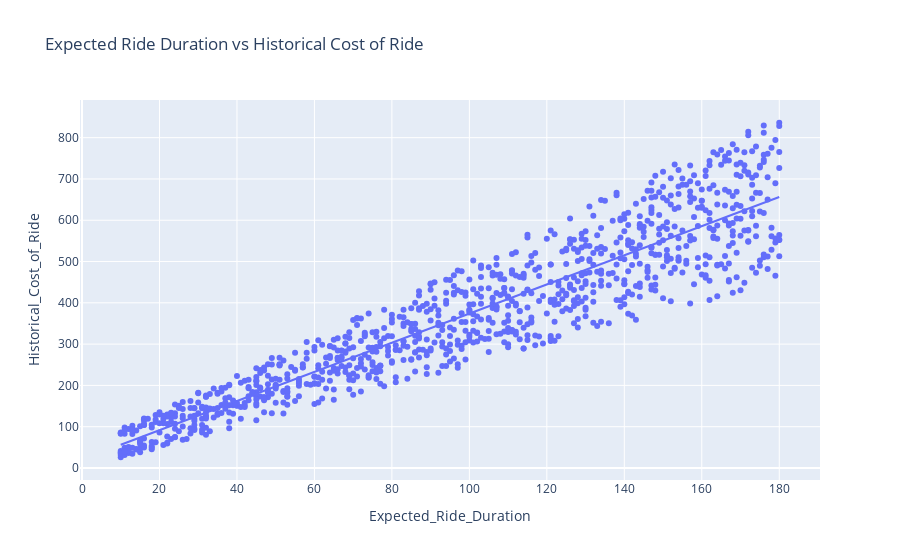

The cell this chart's notebook holds for it:
### Code cell
fig = px.scatter(df, x = 'Expected_Ride_Duration', y= 'Historical_Cost_of_Ride',
                 title='Expected Ride Duration vs Historical Cost of Ride', trendline='ols')

fig.show()

### Figure 1 — Plotly figure (JSON) as saved in the notebook; plotly's stock layout.template omitted (floating-point values rounded to 4 significant figures; data arrays with more than 128 entries replaced by an {"elided": "..."} marker saying what was removed)
{"data": [{"hovertemplate": "Expected_Ride_Duration=%{x}<br>Historical_Cost_of_Ride=%{y}<extra></extra>", "legendgroup": "", "marker": {"color": "#636efa", "symbol": "circle"}, "mode": "markers", "name": "", "orientation": "v", "showlegend": false, "type": "scatter", "x": {"elided": "1000 int values"}, "xaxis": "x", "y": {"elided": "1000 float values"}, "yaxis": "y"}, {"hovertemplate": "<b>OLS trendline</b><br>Historical_Cost_of_Ride = 3.53091 * Expected_Ride_Duration + 20.8668<br>R<sup>2</sup>=0.860344<br><br>Expected_Ride_Duration=%{x}<br>Historical_Cost_of_Ride=%{y} <b>(trend)</b><extra></extra>", "legendgroup": "", "marker": {"color": "#636efa", "symbol": "circle"}, "mode": "lines", "name": "", "showlegend": false, "type": "scatter", "x": {"elided": "1000 int values"}, "xaxis": "x", "y": {"elided": "1000 float values"}, "yaxis": "y"}], "layout": {"legend": {"tracegroupgap": 0}, "title": {"text": "Expected Ride Duration vs Historical Cost of Ride"}, "xaxis": {"anchor": "y", "domain": [0, 1], "title": {"text": "Expected_Ride_Duration"}}, "yaxis": {"anchor": "x", "domain": [0, 1], "title": {"text": "Historical_Cost_of_Ride"}}}}
